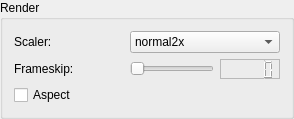
        <widget class="QGroupBox" name="groupBoxRender">
         <property name="title">
          <string>Render</string>
         </property>
         <layout class="QGridLayout" name="glRender">
          <item row="0" column="0">
           <layout class="QHBoxLayout" name="hlRenderScaler">
            <item>
             <widget class="QLabel" name="labelRenderScaler">
              <property name="minimumSize">
               <size>
                <width>110</width>
                <height>0</height>
               </size>
              </property>
              <property name="maximumSize">
               <size>
                <width>110</width>
                <height>16777215</height>
               </size>
              </property>
              <property name="text">
               <string>Scaler:</string>
              </property>
              <property name="buddy">
               <cstring>comboBoxRenderScaler</cstring>
              </property>
             </widget>
            </item>
            <item>
             <widget class="QComboBox" name="comboBoxRenderScaler">
              <property name="currentIndex">
               <number>1</number>
              </property>
              <item>
               <property name="text">
                <string>none</string>
               </property>
              </item>
              <item>
               <property name="text">
                <string>normal2x</string>
               </property>
              </item>
              <item>
               <property name="text">
                <string>normal3x</string>
               </property>
              </item>
              <item>
               <property name="text">
                <string>advmame2x</string>
               </property>
              </item>
              <item>
               <property name="text">
                <string>advmame3x</string>
               </property>
              </item>
              <item>
               <property name="text">
                <string>hq2x</string>
               </property>
              </item>
              <item>
               <property name="text">
                <string>hq3x</string>
               </property>
              </item>
              <item>
               <property name="text">
                <string>2xsai</string>
               </property>
              </item>
              <item>
               <property name="text">
                <string>super2xsai</string>
               </property>
              </item>
              <item>
               <property name="text">
                <string>supereagle</string>
               </property>
              </item>
              <item>
               <property name="text">
                <string>advinterp2x</string>
               </property>
              </item>
              <item>
               <property name="text">
                <string>advinterp3x</string>
               </property>
              </item>
              <item>
               <property name="text">
                <string>tv2x</string>
               </property>
              </item>
              <item>
               <property name="text">
                <string>tv3x</string>
               </property>
              </item>
              <item>
               <property name="text">
                <string>rgb2x</string>
               </property>
              </item>
              <item>
               <property name="text">
                <string>rgb3x</string>
               </property>
              </item>
              <item>
               <property name="text">
                <string>scan2x</string>
               </property>
              </item>
              <item>
               <property name="text">
                <string>scan3x</string>
               </property>
              </item>
             </widget>
            </item>
           </layout>
          </item>
          <item row="1" column="0">
           <layout class="QHBoxLayout" name="hlRenderFrameSkip">
            <item>
             <widget class="QLabel" name="labelRenderFrameSkip">
              <property name="minimumSize">
               <size>
                <width>110</width>
                <height>0</height>
               </size>
              </property>
              <property name="maximumSize">
               <size>
                <width>110</width>
                <height>16777215</height>
               </size>
              </property>
              <property name="text">
               <string>Frameskip:</string>
              </property>
              <property name="buddy">
               <cstring>sliderRenderFrameScip</cstring>
              </property>
             </widget>
            </item>
            <item>
             <widget class="QSlider" name="sliderRenderFrameScip">
              <property name="orientation">
               <enum>Qt::Horizontal</enum>
              </property>
             </widget>
            </item>
            <item>
             <widget class="QLCDNumber" name="lcdRenderFrameScip">
              <property name="minimumSize">
               <size>
                <width>60</width>
                <height>20</height>
               </size>
              </property>
              <property name="maximumSize">
               <size>
                <width>60</width>
                <height>20</height>
               </size>
              </property>
              <property name="frameShape">
               <enum>QFrame::StyledPanel</enum>
              </property>
              <property name="frameShadow">
               <enum>QFrame::Sunken</enum>
              </property>
             </widget>
            </item>
           </layout>
          </item>
          <item row="2" column="0">
           <widget class="QCheckBox" name="checkBoxRenderAspect">
            <property name="toolTip">
             <string>Do aspect correction</string>
            </property>
            <property name="text">
             <string>Aspect</string>
            </property>
           </widget>
          </item>
         </layout>
        </widget>
